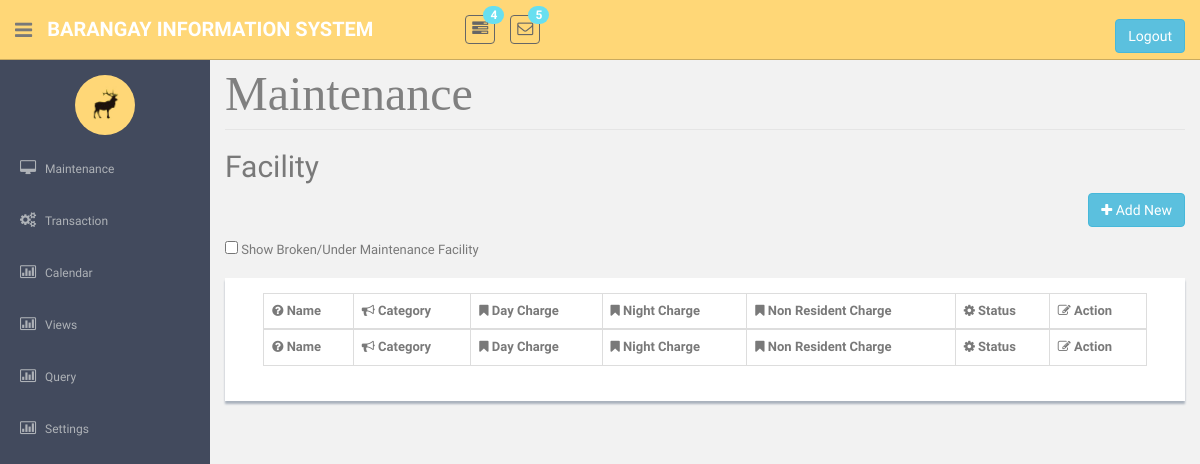
The page /FacilityMaintenance.php on the database as committed earlier.
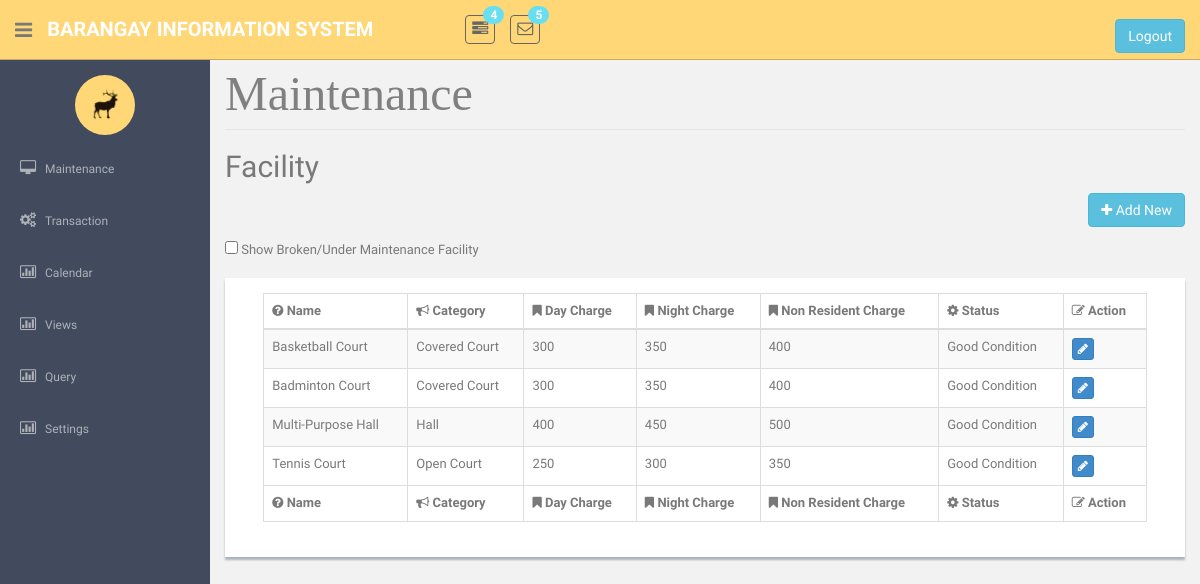
The same page on the database as committed later.
### tables this page shows
CREATE TABLE `tblfacility` (
  `strFaciNo` int(25) NOT NULL,
  `strFaciName` varchar(85) NOT NULL,
  `strFaciCategory` varchar(25) NOT NULL,
  `strFaciStatus` varchar(45) NOT NULL,
  `dblFaciDayCharge` double DEFAULT NULL,
  `dblFaciNightCharge` double DEFAULT NULL,
  `dblFaciNResidentCharge` double DEFAULT NULL,
  `imageUpload` varchar(100) NOT NULL
);

CREATE TABLE `tblcategory` (
  `strCategoryCode` int(25) NOT NULL,
  `strCategoryDesc` varchar(45) NOT NULL,
  `strCategoryType` varchar(45) NOT NULL
);

### FacilityMaintenance.php (the view, shortened to what this page needs)
<!DOCTYPE html>
  <?php require('header.php');?>
  <?php require('sidebar.php');?>
      <section id="main-content">
          <section class="wrapper site-min-height">		<form method = POST>
			<legend ><font face = "cambria" size = 8 color = "grey"> Maintenance </font></legend>
					<h2>Facility</h2>
				<p align="right">
				<button type="button" class="btn btn-info" name = "btnEdit1" id = "btnEdit1"  onclick = "window.location = 'FacilityAdd.php'" ><i class="fa fa-plus"></i> Add New</button>
				</p>
				<input type= checkbox id = "showdisabled" onclick ="showdis()"> Show Broken/Under Maintenance Facility
                         <br><br>
                               <form method = POST>
							   <div class = "showback" id = "tblview">
<center>
						<table id="datatable" class="table table-striped table-bordered table-hover" border = '3' style = 'width:95%'>
							<thead>
								<tr>
									<th><i class="fa fa-question-circle"></i> Name</th>
									<th><i class="fa fa-bullhorn"></i> Category</th>
									<th><i class="fa fa-bookmark"></i> Day Charge</th>
									<th><i class="fa fa-bookmark"></i> Night Charge</th>
									<th><i class="fa fa-bookmark"></i> Non Resident Charge</th>
									<th><i class="fa fa-cog"></i> Status</th>
									<th><i class="fa fa-edit"></i> Action</th>
								</tr>
							</thead>
							<tfoot>
								<tr>
									<th><i class="fa fa-question-circle"></i> Name</th>
									<th><i class="fa fa-bullhorn"></i> Category</th>
									<th><i class="fa fa-bookmark"></i> Day Charge</th>
									<th><i class="fa fa-bookmark"></i> Night Charge</th>
									<th><i class="fa fa-bookmark"></i> Non Resident Charge</th>
									<th><i class="fa fa-cog"></i> Status</th>
									<th><i class="fa fa-edit"></i> Action</th>
								</tr>
							</tfoot>
						<tbody>
					<?php
							require('connection.php');
							$sql = "select * from tblfacility where strFaciStatus = 'Good Condition'";
							$query = mysqli_query($con, $sql);
							if(mysqli_num_rows($query) > 0){
							while($row = mysqli_fetch_object($query)){?>
								<tr>
									<td><?php echo $row->strFaciName?> </td>
									<td><?php
							$query2 = mysqli_query($con,"Select * from tblcategory where strCategoryCode = '".$row->strFaciCategory."'");
							if(mysqli_num_rows($query2) > 0){
								$row2 = mysqli_fetch_object($query2);
								echo $row2->strCategoryDesc;
					}?>
									</td>
										<td><?php echo $row->dblFaciDayCharge?></td>
										<td><?php echo $row->dblFaciNightCharge?></td>
										<td><?php echo $row->dblFaciNResidentCharge?></td>
										<td><?php echo $row->strFaciStatus?></td>
										<td><button type = submit  class="btn btn-primary btn-xs" name = 'btnedit' value = <?php echo $row->strFaciNo ?> ><i class="fa fa-pencil"></i></button></td>
									</tr>
								</form>
					<?php 		}
							}
							if(isset($_POST['btnedit'])){
								$search = $_POST['btnedit'];
								$query = mysqli_query($con,"Select * from tblfacility where strFaciNo = '$search'");
							if(mysqli_num_rows($query)>0){
								$row = mysqli_fetch_object($query);
								$_SESSION['fcode'] = $row->strFaciName;
								$_SESSION['facilityCode'] = $row->strFaciNo;
								$_SESSION['stat'] = $row->strFaciStatus;
								$_SESSION['dayprice'] = $row->dblFaciDayCharge;
								$_SESSION['nightprice'] = $row->dblFaciNightCharge;
								$_SESSION['residentprice'] = $row->dblFaciNResidentCharge;
								$_SESSION['image'] = $row->imageUpload;
								$a = $row->strFaciCategory;
								$query2 = mysqli_query($con,"Select * from tblcategory where strcategorycode = '$a'");
								$row2 = mysqli_fetch_object($query2);
								$_SESSION['type'] = $row2->strCategoryType;
								echo "<script> window.location = 'FacilityEdit.php';</script>";
							}
							}?></tbody>
						</table></center>
                    </div>
		</section><! --/wrapper -->
      </section>
  </section>
  </body>
</html>

Rows that differ between the two databases and show on the page:
added tblfacility: strFaciName "Basketball Court", tblcategory.strCategoryDesc "Covered Court", dblFaciDayCharge "300", dblFaciNightCharge "350", dblFaciNResidentCharge "400", strFaciStatus "Good Condition", $row->strFaciNo 13 (drawn)
added tblfacility: strFaciName "Badminton Court", tblcategory.strCategoryDesc "Covered Court", dblFaciDayCharge "300", dblFaciNightCharge "350", dblFaciNResidentCharge "400", strFaciStatus "Good Condition", $row->strFaciNo 14 (drawn)
added tblfacility: strFaciName "Multi-Purpose Hall", tblcategory.strCategoryDesc "Hall", dblFaciDayCharge "400", dblFaciNightCharge "450", dblFaciNResidentCharge "500", strFaciStatus "Good Condition", $row->strFaciNo 15 (drawn)
added tblfacility: strFaciName "Tennis Court", tblcategory.strCategoryDesc "Open Court", dblFaciDayCharge "250", dblFaciNightCharge "300", dblFaciNResidentCharge "350", strFaciStatus "Good Condition", $row->strFaciNo 16 (drawn)
